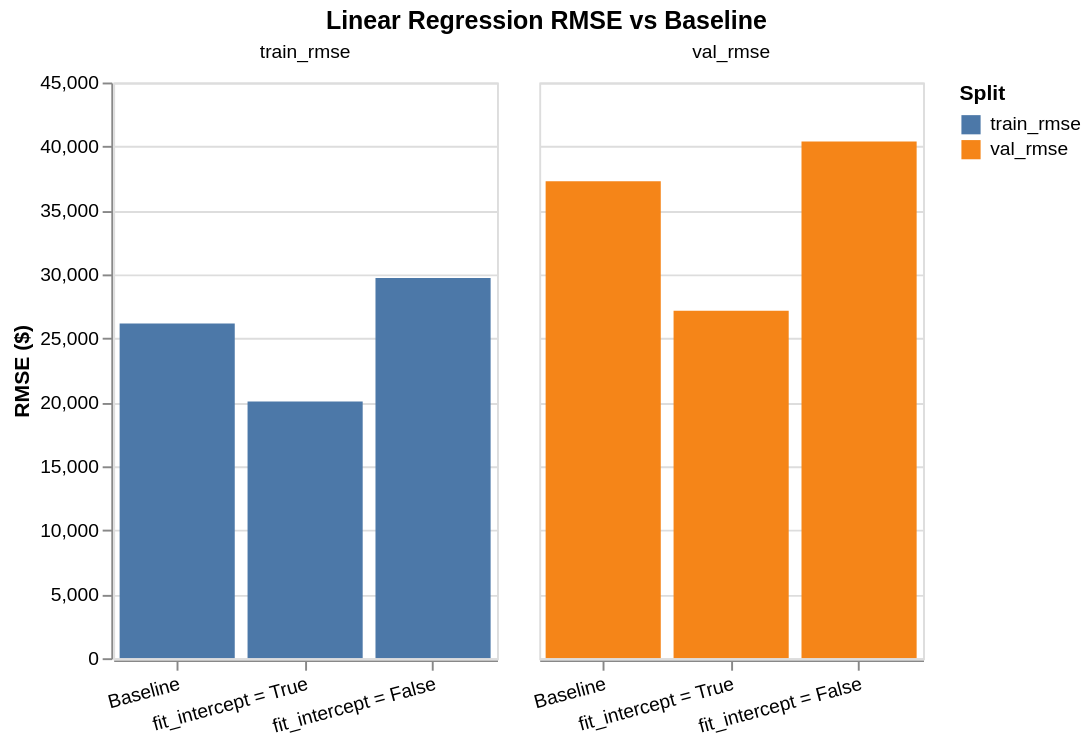

This figure's notebook cell:
### Code cell
results_df = pd.DataFrame([
    {"fit_intercept": "Baseline", "train_rmse": 26155.62, "val_rmse": 37291.73},
    {"fit_intercept": "fit_intercept = True", "train_rmse": round(train_rmse_true, 2), "val_rmse": round(val_rmse_true, 2)},
    {"fit_intercept": "fit_intercept = False", "train_rmse": round(train_rmse_false, 2), "val_rmse": round(val_rmse_false, 2)}
])

order = ["Baseline", "With Intercept", "Without Intercept"]

alt.Chart(results_df.melt("fit_intercept", var_name="split", value_name="rmse")).mark_bar().encode(
    alt.X("fit_intercept:N", title="", sort=order, axis=alt.Axis(labelAngle=-15)),
    alt.Y("rmse:Q", title="RMSE ($)"),
    alt.Color("split:N", legend=alt.Legend(title="Split")),
    alt.Column("split:N", sort=order, title=""),
    tooltip=["fit_intercept", "split", "rmse"]
).properties(
    title=alt.TitleParams("Linear Regression RMSE vs Baseline", anchor="middle"),
    width=200,
    height=300
).interactive()

### Figure 1 — Vega-Lite specification as saved in the notebook (floating-point values rounded to 4 significant figures)
{"config": {"view": {"continuousWidth": 300, "continuousHeight": 300}}, "data": {"name": "data-82eb1903383e3c46cb75103941a84ef9"}, "mark": {"type": "bar"}, "encoding": {"color": {"field": "split", "legend": {"title": "Split"}, "type": "nominal"}, "column": {"field": "split", "sort": ["Baseline", "With Intercept", "Without Intercept"], "title": "", "type": "nominal"}, "tooltip": [{"field": "fit_intercept", "type": "nominal"}, {"field": "split", "type": "nominal"}, {"field": "rmse", "type": "quantitative"}], "x": {"axis": {"labelAngle": -15}, "field": "fit_intercept", "sort": ["Baseline", "With Intercept", "Without Intercept"], "title": "", "type": "nominal"}, "y": {"field": "rmse", "title": "RMSE ($)", "type": "quantitative"}}, "height": 300, "params": [{"name": "param_1", "select": {"type": "interval", "encodings": ["x", "y"]}, "bind": "scales"}], "title": {"text": "Linear Regression RMSE vs Baseline", "anchor": "middle"}, "width": 200, "$schema": "https://vega.github.io/schema/vega-lite/v5.20.1.json", "datasets": {"data-82eb1903383e3c46cb75103941a84ef9": [{"fit_intercept": "Baseline", "split": "train_rmse", "rmse": 26160.0}, {"fit_intercept": "fit_intercept = True", "split": "train_rmse", "rmse": 20070.0}, {"fit_intercept": "fit_intercept = False", "split": "train_rmse", "rmse": 29720.0}, {"fit_intercept": "Baseline", "split": "val_rmse", "rmse": 37290.0}, {"fit_intercept": "fit_intercept = True", "split": "val_rmse", "rmse": 27160.0}, {"fit_intercept": "fit_intercept = False", "split": "val_rmse", "rmse": 40390.0}]}}
